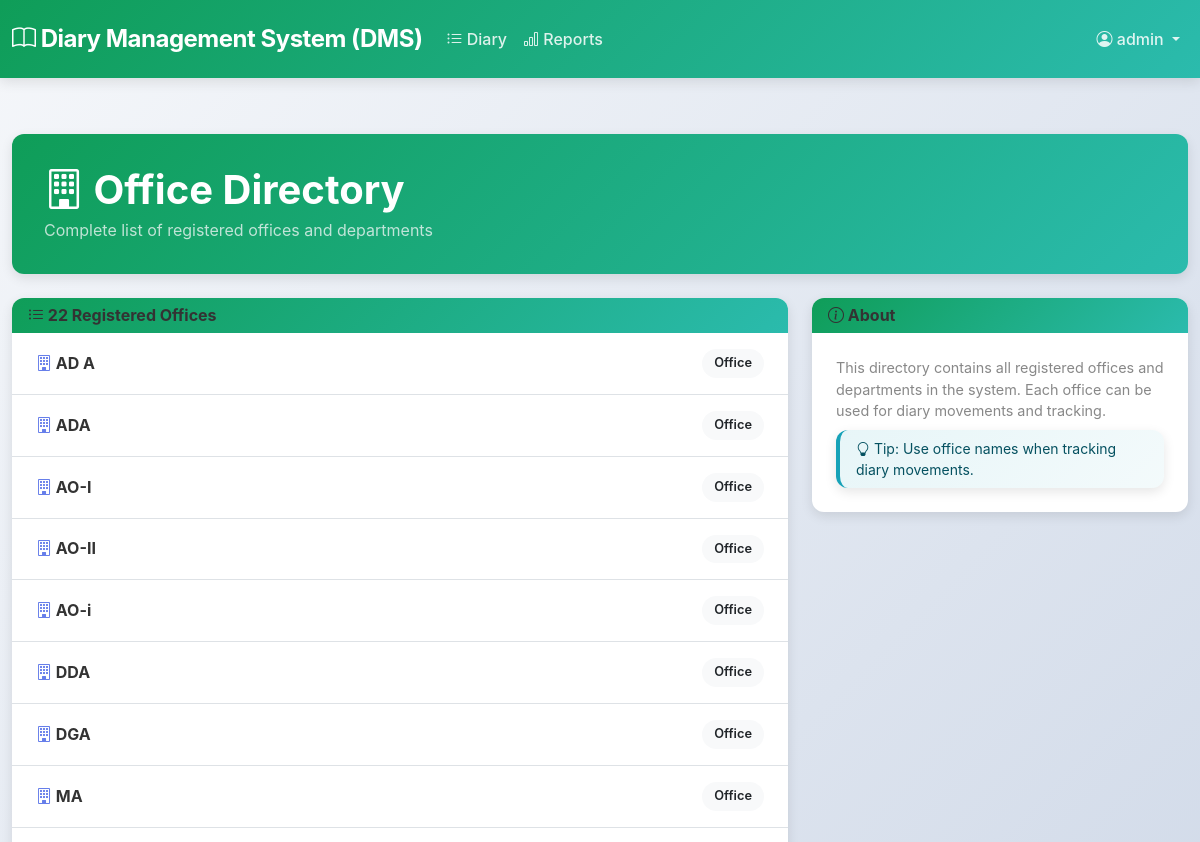
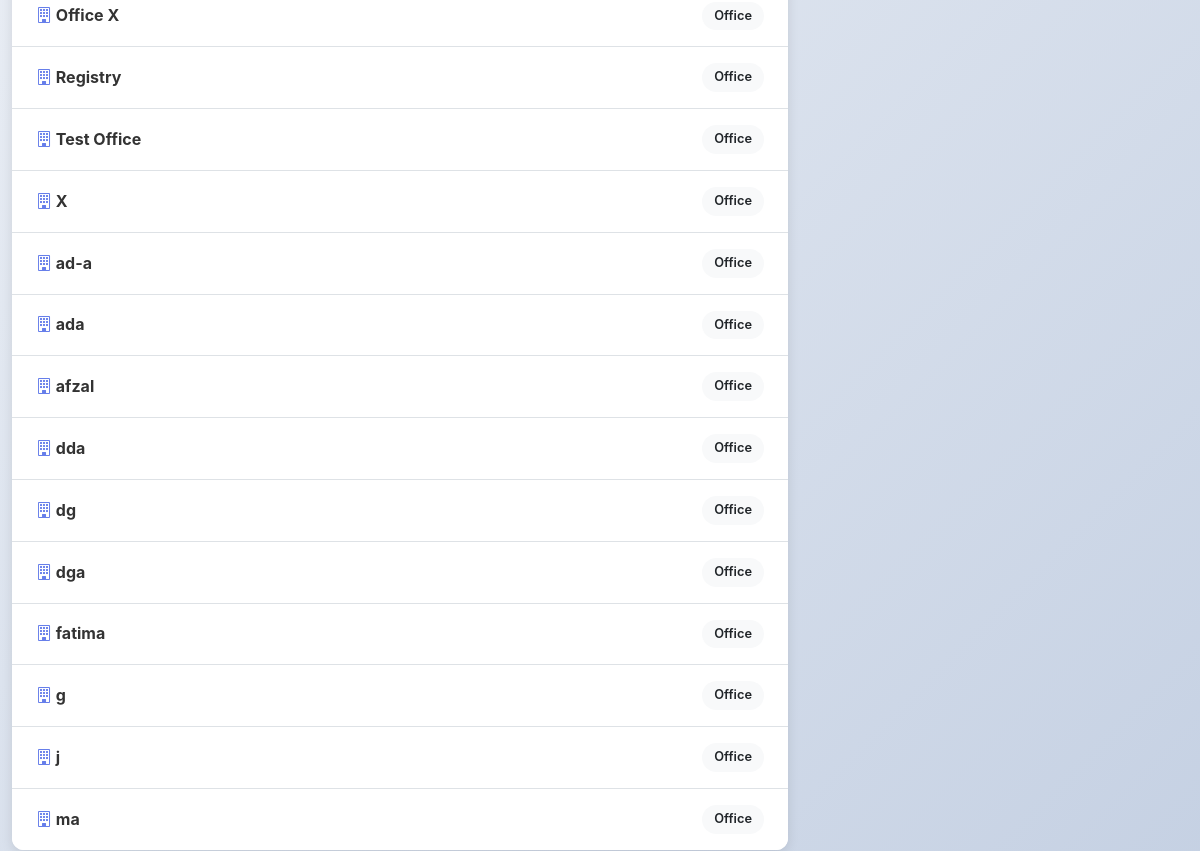
The app's page /directory/ (signed in, upper part), older data (2 pictures, top to bottom).
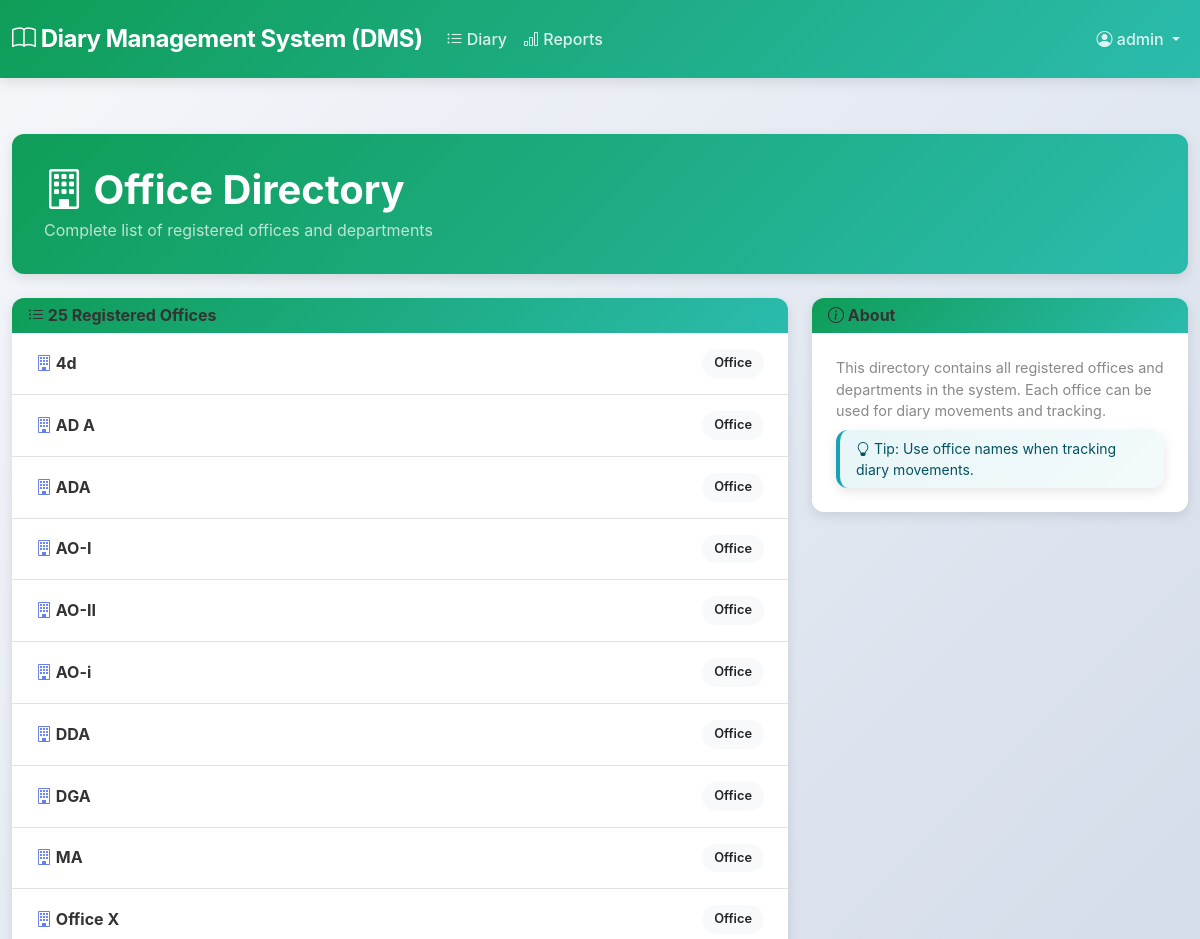
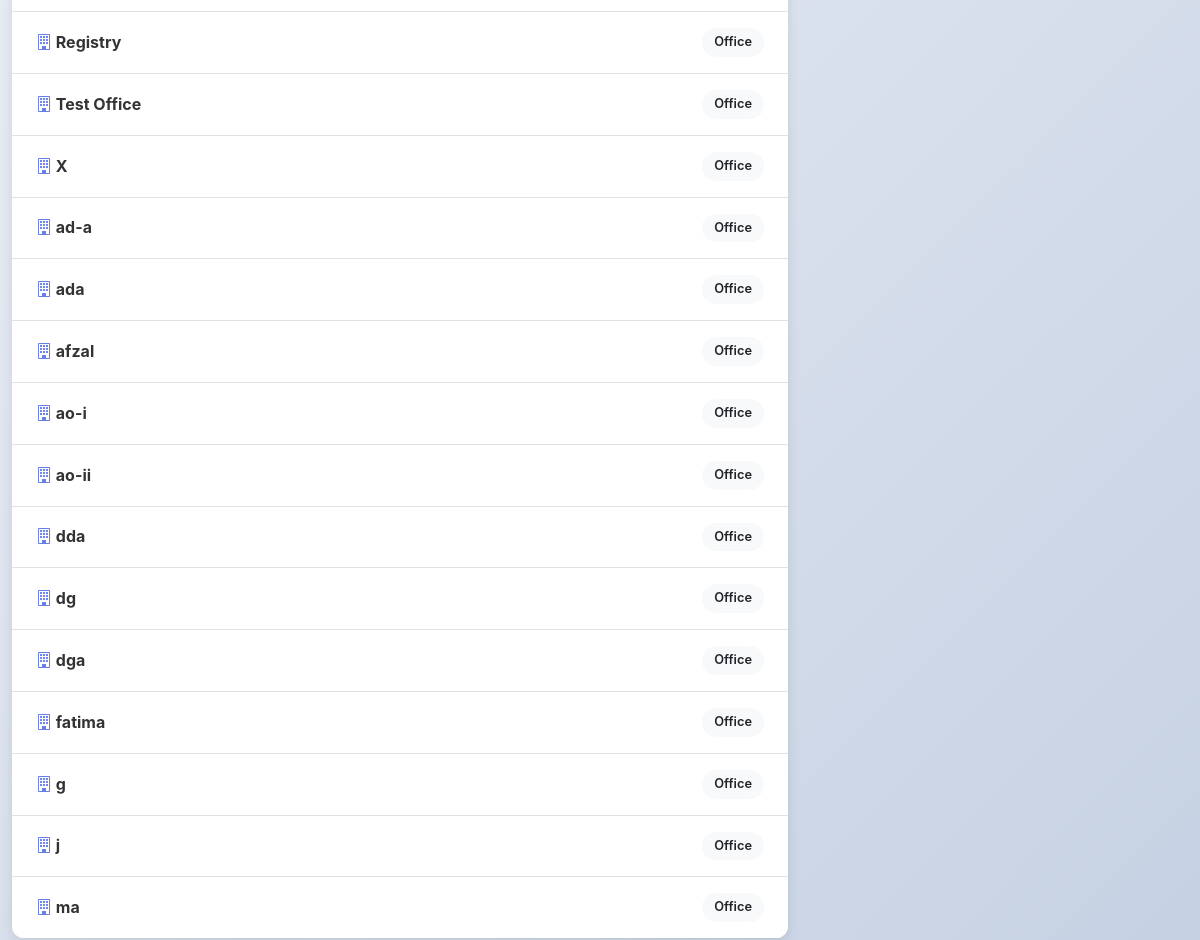
The same page, newer data (2 pictures, top to bottom).
### diary/models.py (models this page shows, shortened)
class Office(models.Model):
    name = models.CharField(max_length=255, unique=True)
    class Meta:
        ordering = ["name"]
        indexes = [
            models.Index(fields=["name"]),
        ]

### diary/views.py (the view)
# urls.py: path("directory/", views.offices_directory, name="directory"),
@login_required
def offices_directory(request):
    qs = Office.objects.order_by("name")
    return render(request, "diary/offices.html", {"offices": qs})

### diary/templates/diary/offices.html (shortened to what this page needs)
{% extends "base.html" %}
{% block content %}
<div class="page-header mb-4">
  <h1 class="mb-1"><i class="bi bi-building"></i> Office Directory</h1>
  <p class="text-light mb-0 opacity-75">Complete list of registered offices and departments</p>
</div>
<div class="row">
  <div class="col-lg-8">
    <div class="card">
      <div class="card-header">
        <h2 class="fs-6 mb-0"><i class="bi bi-list-ul"></i> {{ offices.count }} Registered Offices</h2>
      </div>
      <div class="list-group list-group-flush">
        {% for o in offices %}
          <div class="list-group-item d-flex align-items-center" style="padding: 1rem 1.5rem;">
            <div class="flex-grow-1">
              <h6 class="mb-0">
                <i class="bi bi-building" style="color: #667eea;"></i> {{ o.name }}
              </h6>
            </div>
            <small class="badge bg-light text-dark">Office</small>
          </div>
        {% empty %}
          <div class="list-group-item text-center py-5">
            <i class="bi bi-inbox" style="font-size: 2.5rem; color: #ccc;"></i>
            <p class="text-muted mt-2 mb-0">No offices recorded yet.</p>
          </div>
        {% endfor %}
      </div>
    </div>
  </div>
  <div class="col-lg-4">
    <div class="card">
      <div class="card-header bg-light">
        <h2 class="fs-6 mb-0"><i class="bi bi-info-circle"></i> About</h2>
      </div>
      <div class="card-body">
        <p class="small text-muted mb-2">
          This directory contains all registered offices and departments in the system. Each office can be used for diary movements and tracking.
        </p>
        <div class="alert alert-info py-2 px-3 small mb-0">
          <i class="bi bi-lightbulb"></i> Tip: Use office names when tracking diary movements.
        </div>
      </div>
    </div>
  </div>
</div>
{% endblock %}

Row changes from the older to the newer data that the page shows:
added Office: name "4d"
added Office: name "ao-i"
added Office: name "ao-ii"
Text that changed along with them:
{{ offices.count }}: "22" → "25"
